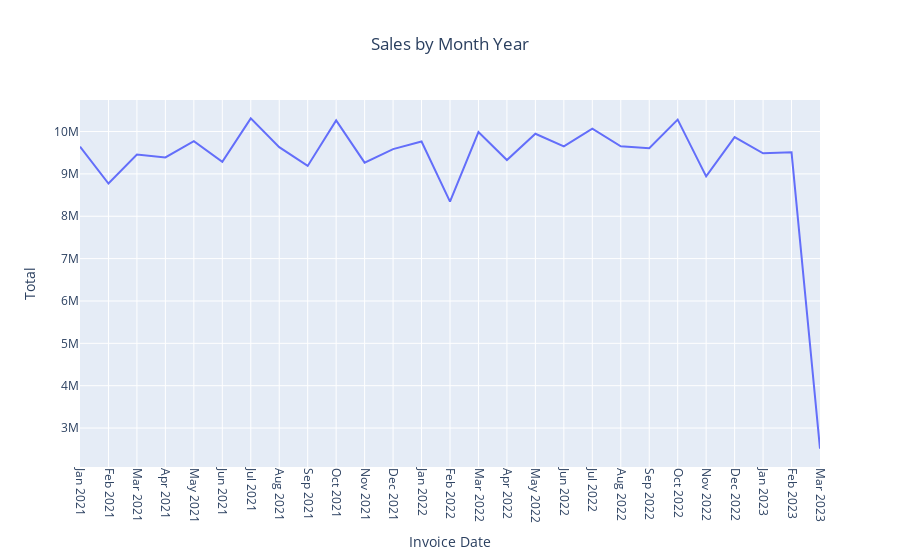

Here is the notebook cell this chart was saved with:
### Markdown cell above
Dikarenakan data kontinu dimana menggunakan kolom 'month name' yang berisi bulan dan tahun maka akan digunakan grafik garis atau line chart sebagai visualisasi data.

### Code cell
line = px.line(df_group, x=df_group['Month Name'].dt.strftime('%b %Y'), y='Total', title='Sales by Month Year')

line.update_xaxes(tickangle=90)
line.update_layout(xaxis_title="Invoice Date", title_x=0.5)
line.show()

### Figure 1 — Plotly figure (JSON) as saved in the notebook; plotly's stock layout.template omitted (floating-point values rounded to 4 significant figures)
{"data": [{"hovertemplate": "x=%{x}<br>Total=%{y}<extra></extra>", "legendgroup": "", "line": {"color": "#636efa", "dash": "solid"}, "marker": {"symbol": "circle"}, "mode": "lines", "name": "", "orientation": "v", "showlegend": false, "type": "scatter", "x": ["Jan 2021", "Feb 2021", "Mar 2021", "Apr 2021", "May 2021", "Jun 2021", "Jul 2021", "Aug 2021", "Sep 2021", "Oct 2021", "Nov 2021", "Dec 2021", "Jan 2022", "Feb 2022", "Mar 2022", "Apr 2022", "May 2022", "Jun 2022", "Jul 2022", "Aug 2022", "Sep 2022", "Oct 2022", "Nov 2022", "Dec 2022", "Jan 2023", "Feb 2023", "Mar 2023"], "xaxis": "x", "y": [9642000.0, 8772000.0, 9455000.0, 9390000.0, 9772000.0, 9286000.0, 10310000.0, 9631000.0, 9188000.0, 10260000.0, 9266000.0, 9585000.0, 9764000.0, 8344000.0, 9987000.0, 9326000.0, 9948000.0, 9648000.0, 10070000.0, 9652000.0, 9608000.0, 10280000.0, 8942000.0, 9870000.0, 9486000.0, 9509000.0, 2514000.0], "yaxis": "y"}], "layout": {"legend": {"tracegroupgap": 0}, "title": {"text": "Sales by Month Year", "x": 0.5}, "xaxis": {"anchor": "y", "domain": [0, 1], "tickangle": 90, "title": {"text": "Invoice Date"}}, "yaxis": {"anchor": "x", "domain": [0, 1], "title": {"text": "Total"}}}}
